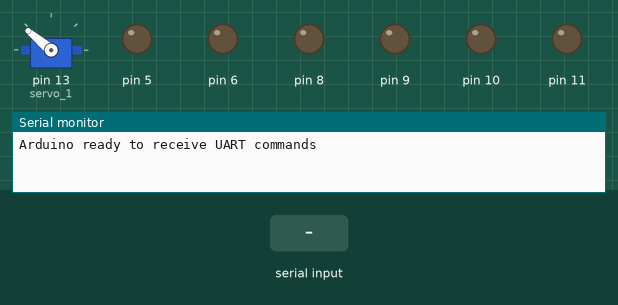
The sketch below on a simulated Arduino Uno, built with avr-gcc and run on an emulated ATmega328P. Parts: servo, output pins drawn as LEDs (lit = HIGH), the last lines printed to the serial monitor. The inputs (shaded band) are chosen by the test bench.

Above: at 1.2 s.
1.3 s: "f" received over Serial
At 2.4 s:
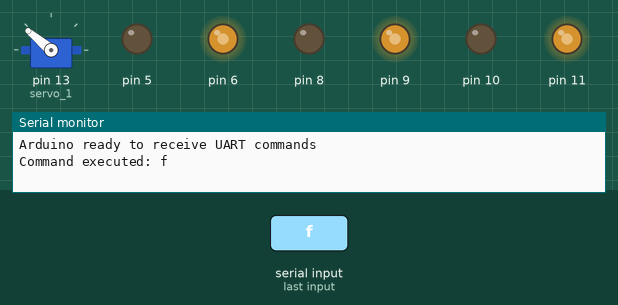
2.8 s: "b" received over Serial
At 3.7 s:
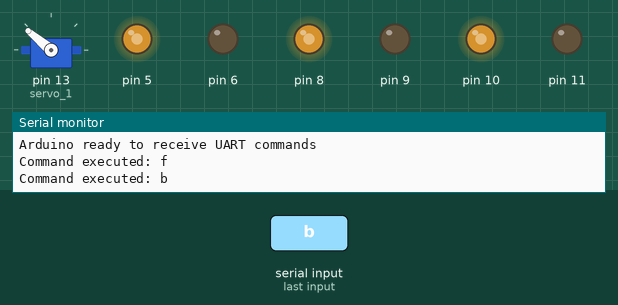
4.3 s: "l" received over Serial
At 5.5 s:
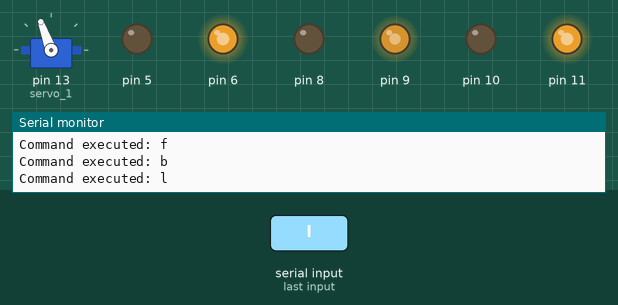
5.8 s: "r" received over Serial
At 6.9 s:
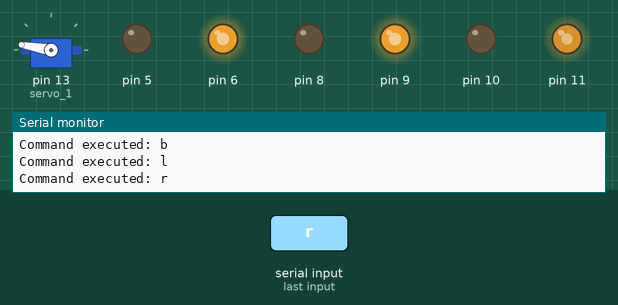
7.3 s: "s" received over Serial
At 7.6 s:
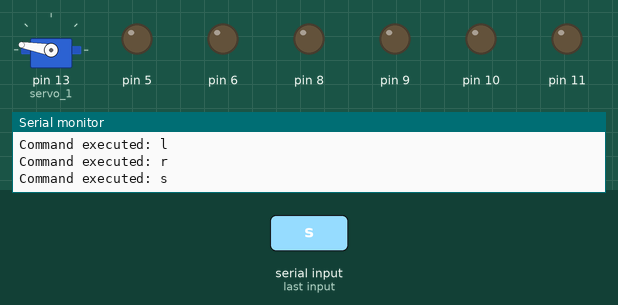
8.8 s: "t" received over Serial
At 10.1 s:
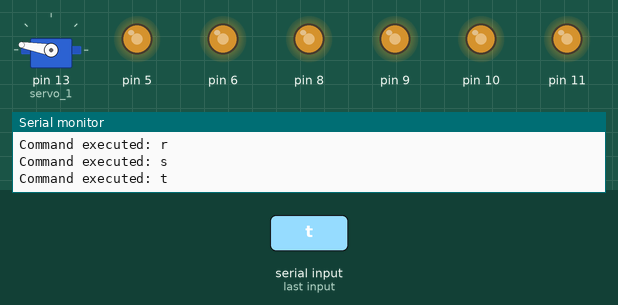
Timing chart, 0 to 11.3 s (numbered marks = the images above; inputs shaded):
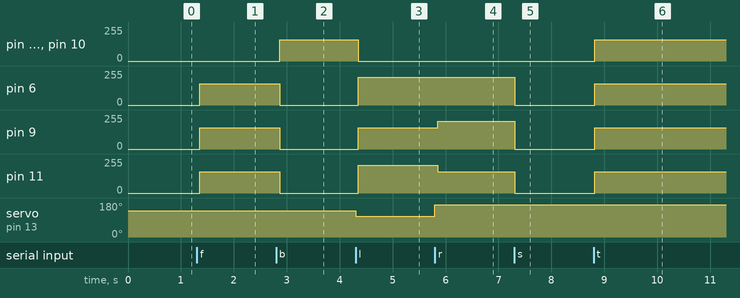

Measured:
- after the input at 1.3 s, pin 6, pin 9, pin 11: 0/255 → 160/255 after 0.06 s
- after the input at 2.8 s, pin 5, pin 8, pin 10: 0/255 → 160/255 after 0.06 s; pin 6, pin 9, pin 11: 160/255 → 0/255 after 0.06 s
- after the input at 4.3 s, pin 5, pin 8, pin 10: 160/255 → 0/255 after 0.05 s; pin 6, pin 11: 0/255 → 210/255 after 0.05 s; pin 9: 0/255 → 160/255 after 0.05 s; servo on pin 13 (servo_1): 140° → 110° at once
- after the input at 5.8 s, pin 9: 160/255 → 210/255 after 0.06 s; pin 11: 210/255 → 160/255 after 0.06 s; servo on pin 13 (servo_1): 110° → 170° at once
- after the input at 7.3 s, pin 6, pin 9: 210/255 → 0/255 at once; pin 11: 160/255 → 0/255 at once
- after the input at 8.8 s, pin 5, pin 6, pin 8–11: 0/255 → 160/255 at once

The sketch:

servo_and_motor_control.ino
```cpp
#include <SoftPWM.h>
#include <Servo.h>

// four motors
// _____   _____
// | 1 |   | 2 |
// _____   _____
//
// _____   _____
// | 3 |   | 4 |
// _____   _____
//

// Define which pins we want to use for PWM
// note: non default PWM pins (anything not 3 5 6 9 10 11) will need to be manually assigned as PWM pins

const int SERVO_1 = 13;     // servo 1 represents both servos
const int MOTOR_1_IN1 = 11; // front left wheel
const int MOTOR_1_IN2 = 10;
const int MOTOR_2_IN1 = 9; // front right wheel
const int MOTOR_2_IN2 = 8;
// motor 3 represents motors 3 & 4, as they will share the same rotation direction data
const int MOTOR_3_IN1 = 6;
const int MOTOR_3_IN2 = 5;

// define servo class for using servos
// note: our servos have a limited degree turning range and i believe it is 180
Servo servo_1;

// Speed settings (0-255)
const int DEFAULT_SPEED = 160;
const int TURN_SPEED = 210;

// servo baseline 'straight angle" value
// note: this will change based on how we attach physical motor housing to servo horn
const int SERVO_STRAIGHT = 140;
// servo turn margin angle
const int SERVO_MARGIN = 30;

void setup()
{
  // ==== Pin setup ====
  // Initialize the SoftPWM library for manual PWM assignment (don't need to include servo pins)
  SoftPWMBegin();

  // Parameters: pin, initial value (0-255), fade rate (optional)
  // Set up all pins with SoftPWM
  SoftPWMSet(MOTOR_1_IN1, 0); // pin 11
  SoftPWMSet(MOTOR_1_IN2, 0); // pin 10
  SoftPWMSet(MOTOR_2_IN1, 0); // pin 9
  SoftPWMSet(MOTOR_2_IN2, 0); // pin 8
  SoftPWMSet(MOTOR_3_IN1, 0); // pin 6
  SoftPWMSet(MOTOR_3_IN2, 0); // pin 5

  // Set fade time (optional, can be set to 0 for immediate response)
  SoftPWMSetFadeTime(ALL, 0, 0);

  // ==== Serial communication setup ====
  // Start UART communication at 9600 baud, 9600 bits per second
  Serial.begin(9600);

  // Initially stop motors
  stopMotors();

  Serial.println("Arduino ready to receive UART commands");

  // ==== Servo Setup ====
  servo_1.attach(13); // attaches the servo on pin 13 to the servo object
  // initially orient servos to 0 degrees
  servo_1.write(SERVO_STRAIGHT);
}

void loop()
{

  // Check for incoming UART data
  if (Serial.available() > 0)
  {
    char command = Serial.read(); // Read one character
    executeCommand(command);
    Serial.print("Command executed: ");
    Serial.println(command);
  }
}

// Execute motor commands
void executeCommand(char command)
{
  switch (command)
  {
  case 'f':
    forward();
    break;
  case 'b':
    backward();
    break;
  case 'l':
    left();
    break;
  case 'r':
    right();
    break;
  case 's':
    stopMotors();
    break;
  case 't':
    brakeMotors();
    break;
  default:
    break; // Ignore unknown commands
  }
}

// IN1  IN2  |  Motor State
// ---------------------
// 1    0    |  FORWARD (may be reversed, it's based of current direction, will always spin opposite of REVERSE)
// 0    1    |  REVERSE (may be reversed, it's based of current direction, will always spin opposite of FORWARD)
// 1    1    |  BRAKE
// 0    0    |  OFF (Coast)

// 1 = HIGH/ON (3.3V or 5V), 0 = LOW/OFF (0V or ground)

// Motor control functions

void forward()
{
  // set servos to 0 degrees
  servo_1.write(SERVO_STRAIGHT);
  delay(50);

  // Motors receive a (IN1=1, IN2=0) signal, which is a FORWARD output as per above comments

  // Left front motor go FORWARD
  SoftPWMSet(MOTOR_1_IN1, DEFAULT_SPEED); // 1 signal for IN1
  SoftPWMSet(MOTOR_1_IN2, 0);             // 0 signal for IN2

  // Right front motor go FORWARD
  SoftPWMSet(MOTOR_2_IN1, DEFAULT_SPEED);
  SoftPWMSet(MOTOR_2_IN2, 0);

  // Both back motors go FORWARD
  SoftPWMSet(MOTOR_3_IN1, DEFAULT_SPEED);
  SoftPWMSet(MOTOR_3_IN2, 0);
}

void backward()
{
  // set servos to 0 degrees
  servo_1.write(SERVO_STRAIGHT);
  delay(50);

  // Left front motor go REVERSE
  SoftPWMSet(MOTOR_1_IN1, 0);             // 0 signal for IN1
  SoftPWMSet(MOTOR_1_IN2, DEFAULT_SPEED); // 1 signal for IN2

  // Right front motor go REVERSE
  SoftPWMSet(MOTOR_2_IN1, 0);
  SoftPWMSet(MOTOR_2_IN2, DEFAULT_SPEED);

  // Both back motors go REVERSE
  SoftPWMSet(MOTOR_3_IN1, 0);
  SoftPWMSet(MOTOR_3_IN2, DEFAULT_SPEED);
}

void left()
{
  // Note: we are only using two servos, on front wheels so we'll have to contend
  // with differential wheel spinning to execute proper turns
  // to do this, we use DEFAULT_SPEED and TURN_SPEED, where DEFAULT_SPEED < TURN_SPEED

  // initiate servos
  // move servos to position
  servo_1.write(SERVO_STRAIGHT - SERVO_MARGIN);
  delay(50);

  // front right motors go FORWARD, but slower
  SoftPWMSet(MOTOR_2_IN1, DEFAULT_SPEED);
  SoftPWMSet(MOTOR_2_IN2, 0);

  // front left Motors go FORWARD
  SoftPWMSet(MOTOR_1_IN1, TURN_SPEED);
  SoftPWMSet(MOTOR_1_IN2, 0);

  // back motors go FORWARD
  SoftPWMSet(MOTOR_3_IN1, TURN_SPEED);
  SoftPWMSet(MOTOR_3_IN2, 0);
}

void right()
{
  // move servos to position
  servo_1.write(SERVO_STRAIGHT + SERVO_MARGIN);
  delay(50);

  // front left Motors go FORWARD
  SoftPWMSet(MOTOR_1_IN1, DEFAULT_SPEED);
  SoftPWMSet(MOTOR_1_IN2, 0);

  // front right motors go FORWARD, but slower
  SoftPWMSet(MOTOR_2_IN1, TURN_SPEED);
  SoftPWMSet(MOTOR_2_IN2, 0);

  // back motors go FORWARD
  SoftPWMSet(MOTOR_3_IN1, TURN_SPEED);
  SoftPWMSet(MOTOR_3_IN2, 0);
}

void stopMotors()
{
  // front left motor go OFF
  SoftPWMSet(MOTOR_1_IN1, 0);
  SoftPWMSet(MOTOR_1_IN2, 0);

  // front right motor go OFF
  SoftPWMSet(MOTOR_2_IN1, 0);
  SoftPWMSet(MOTOR_2_IN2, 0);

  // back Motors go OFF
  SoftPWMSet(MOTOR_3_IN1, 0);
  SoftPWMSet(MOTOR_3_IN2, 0);
}

void brakeMotors()
{
  // front Left Motor go BRAKE
  SoftPWMSet(MOTOR_1_IN1, DEFAULT_SPEED);
  SoftPWMSet(MOTOR_1_IN2, DEFAULT_SPEED);

  // front Right Motor go BRAKE
  SoftPWMSet(MOTOR_2_IN1, DEFAULT_SPEED);
  SoftPWMSet(MOTOR_2_IN2, DEFAULT_SPEED);

  // back Motors go BRAKE
  SoftPWMSet(MOTOR_3_IN1, DEFAULT_SPEED);
  SoftPWMSet(MOTOR_3_IN2, DEFAULT_SPEED);
}
```
